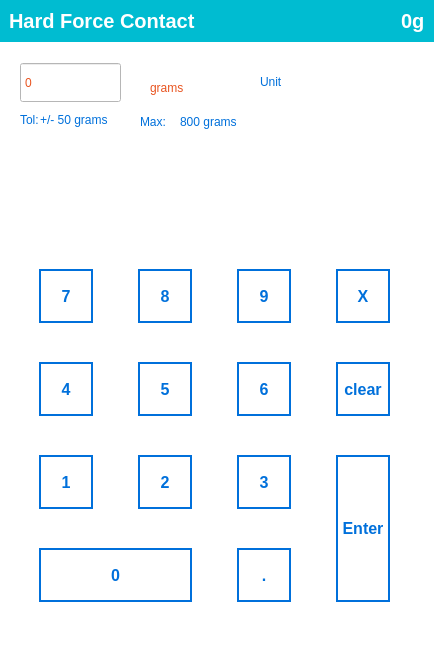
<?xml version="1.0" encoding="UTF-8"?>
<ui version="4.0">
 <class>HardForceContactForm</class>
 <widget class="QWidget" name="HardForceContactForm">
  <property name="geometry">
   <rect>
    <x>0</x>
    <y>0</y>
    <width>434</width>
    <height>652</height>
   </rect>
  </property>
  <property name="sizePolicy">
   <sizepolicy hsizetype="MinimumExpanding" vsizetype="MinimumExpanding">
    <horstretch>0</horstretch>
    <verstretch>0</verstretch>
   </sizepolicy>
  </property>
  <property name="minimumSize">
   <size>
    <width>434</width>
    <height>364</height>
   </size>
  </property>
  <property name="maximumSize">
   <size>
    <width>434</width>
    <height>16000000</height>
   </size>
  </property>
  <property name="styleSheet">
   <string notr="true">background-color: #fff;</string>
  </property>
  <layout class="QVBoxLayout" name="verticalLayout">
   <property name="spacing">
    <number>0</number>
   </property>
   <property name="sizeConstraint">
    <enum>QLayout::SizeConstraint::SetDefaultConstraint</enum>
   </property>
   <property name="leftMargin">
    <number>0</number>
   </property>
   <property name="topMargin">
    <number>0</number>
   </property>
   <property name="rightMargin">
    <number>0</number>
   </property>
   <property name="bottomMargin">
    <number>0</number>
   </property>
   <item>
    <widget class="QWidget" name="widget" native="true">
     <property name="sizePolicy">
      <sizepolicy hsizetype="Minimum" vsizetype="Minimum">
       <horstretch>0</horstretch>
       <verstretch>0</verstretch>
      </sizepolicy>
     </property>
     <property name="maximumSize">
      <size>
       <width>16777215</width>
       <height>52</height>
      </size>
     </property>
     <property name="styleSheet">
      <string notr="true">background-color: #00BCD1;
color: #fff;
font-size: 20px;
font-weight: bold;</string>
     </property>
     <layout class="QHBoxLayout" name="horizontalLayout">
      <item>
       <widget class="QLabel" name="label_3">
        <property name="text">
         <string>Hard Force Contact</string>
        </property>
       </widget>
      </item>
      <item>
       <spacer name="horizontalSpacer">
        <property name="orientation">
         <enum>Qt::Orientation::Horizontal</enum>
        </property>
        <property name="sizeHint" stdset="0">
         <size>
          <width>40</width>
          <height>20</height>
         </size>
        </property>
       </spacer>
      </item>
      <item>
       <widget class="QLabel" name="label">
        <property name="text">
         <string>0g</string>
        </property>
       </widget>
      </item>
     </layout>
    </widget>
   </item>
   <item>
    <layout class="QVBoxLayout" name="verticalLayout_4" stretch="35,75">
     <item>
      <widget class="QWidget" name="widget_2" native="true">
       <property name="styleSheet">
        <string notr="true"/>
       </property>
       <widget class="QSpinBox" name="spinBox">
        <property name="geometry">
         <rect>
          <x>20</x>
          <y>20</y>
          <width>101</width>
          <height>41</height>
         </rect>
        </property>
        <property name="styleSheet">
         <string notr="true">text-align: left;
font: normal normal bold 25px/29px Arial;
letter-spacing: 0px;
color: #E85420;</string>
        </property>
        <property name="buttonSymbols">
         <enum>QAbstractSpinBox::ButtonSymbols::NoButtons</enum>
        </property>
       </widget>
       <widget class="QLabel" name="label_2">
        <property name="geometry">
         <rect>
          <x>150</x>
          <y>30</y>
          <width>91</width>
          <height>31</height>
         </rect>
        </property>
        <property name="styleSheet">
         <string notr="true">text-align: left;
font: normal normal bold 20px/20px Arial;
letter-spacing: 0px;
color: #E85420;
opacity: 1;</string>
        </property>
        <property name="text">
         <string>grams</string>
        </property>
       </widget>
       <widget class="QWidget" name="verticalWidget_2" native="true">
        <property name="geometry">
         <rect>
          <x>260</x>
          <y>10</y>
          <width>91</width>
          <height>191</height>
         </rect>
        </property>
        <layout class="QVBoxLayout" name="verticalLayout_5">
         <item>
          <widget class="QLabel" name="label_4">
           <property name="styleSheet">
            <string notr="true">color: #0070DB;</string>
           </property>
           <property name="text">
            <string>Unit</string>
           </property>
          </widget>
         </item>
         <item>
          <widget class="NavButton" name="gramBtn" native="true">
           <property name="styleSheet">
            <string notr="true">background-color: transparent;</string>
           </property>
          </widget>
         </item>
         <item>
          <widget class="NavButton" name="newtonBtn" native="true">
           <property name="styleSheet">
            <string notr="true">background-color: transparent;</string>
           </property>
          </widget>
         </item>
        </layout>
       </widget>
       <widget class="QLabel" name="label_5">
        <property name="geometry">
         <rect>
          <x>20</x>
          <y>70</y>
          <width>21</width>
          <height>16</height>
         </rect>
        </property>
        <property name="styleSheet">
         <string notr="true">color: #0070DB;</string>
        </property>
        <property name="text">
         <string>Tol:</string>
        </property>
       </widget>
       <widget class="QLabel" name="label_6">
        <property name="geometry">
         <rect>
          <x>40</x>
          <y>70</y>
          <width>81</width>
          <height>16</height>
         </rect>
        </property>
        <property name="styleSheet">
         <string notr="true">color: #0070DB;</string>
        </property>
        <property name="text">
         <string>+/- 50 grams</string>
        </property>
       </widget>
       <widget class="QLabel" name="label_7">
        <property name="geometry">
         <rect>
          <x>140</x>
          <y>70</y>
          <width>31</width>
          <height>20</height>
         </rect>
        </property>
        <property name="styleSheet">
         <string notr="true">color: #0070DB;</string>
        </property>
        <property name="text">
         <string>Max:</string>
        </property>
       </widget>
       <widget class="QLabel" name="label_8">
        <property name="geometry">
         <rect>
          <x>180</x>
          <y>70</y>
          <width>71</width>
          <height>20</height>
         </rect>
        </property>
        <property name="styleSheet">
         <string notr="true">color: #0070DB;</string>
        </property>
        <property name="text">
         <string>800 grams</string>
        </property>
       </widget>
       <widget class="NavButton" name="setZeroBtn" native="true">
        <property name="geometry">
         <rect>
          <x>20</x>
          <y>110</y>
          <width>91</width>
          <height>81</height>
         </rect>
        </property>
        <property name="styleSheet">
         <string notr="true">background-color: transparent;</string>
        </property>
       </widget>
       <widget class="NavButton" name="gotoBtn" native="true">
        <property name="geometry">
         <rect>
          <x>120</x>
          <y>110</y>
          <width>91</width>
          <height>81</height>
         </rect>
        </property>
        <property name="styleSheet">
         <string notr="true">background-color: transparent;</string>
        </property>
       </widget>
      </widget>
     </item>
     <item>
      <widget class="QWidget" name="widget1" native="true">
       <property name="layoutDirection">
        <enum>Qt::LayoutDirection::LeftToRight</enum>
       </property>
       <property name="styleSheet">
        <string notr="true">QPushButton { border: 2px solid #0070DB; background-color: #ffffff; color: #0070DB; font: 16px; font-weight: 700; font-family: arial; width: 50px; height: 50px;}</string>
       </property>
       <widget class="QWidget" name="formLayoutWidget">
        <property name="geometry">
         <rect>
          <x>0</x>
          <y>0</y>
          <width>431</width>
          <height>401</height>
         </rect>
        </property>
        <layout class="QGridLayout" name="gridLayout_2">
         <item row="0" column="0">
          <widget class="QPushButton" name="btn7">
           <property name="sizePolicy">
            <sizepolicy hsizetype="Fixed" vsizetype="Fixed">
             <horstretch>0</horstretch>
             <verstretch>0</verstretch>
            </sizepolicy>
           </property>
           <property name="focusPolicy">
            <enum>Qt::FocusPolicy::NoFocus</enum>
           </property>
           <property name="styleSheet">
            <string notr="true"/>
           </property>
           <property name="text">
            <string>7</string>
           </property>
          </widget>
         </item>
         <item row="1" column="1">
          <widget class="QPushButton" name="btn5">
           <property name="focusPolicy">
            <enum>Qt::FocusPolicy::NoFocus</enum>
           </property>
           <property name="text">
            <string>5</string>
           </property>
          </widget>
         </item>
         <item row="0" column="3">
          <widget class="QPushButton" name="btnBackspace">
           <property name="sizePolicy">
            <sizepolicy hsizetype="Fixed" vsizetype="Fixed">
             <horstretch>0</horstretch>
             <verstretch>0</verstretch>
            </sizepolicy>
           </property>
           <property name="focusPolicy">
            <enum>Qt::FocusPolicy::NoFocus</enum>
           </property>
           <property name="text">
            <string>X</string>
           </property>
          </widget>
         </item>
         <item row="3" column="2">
          <widget class="QPushButton" name="btnBPoint">
           <property name="focusPolicy">
            <enum>Qt::FocusPolicy::NoFocus</enum>
           </property>
           <property name="text">
            <string>.</string>
           </property>
          </widget>
         </item>
         <item row="2" column="0">
          <widget class="QPushButton" name="btn1">
           <property name="focusPolicy">
            <enum>Qt::FocusPolicy::NoFocus</enum>
           </property>
           <property name="text">
            <string>1</string>
           </property>
          </widget>
         </item>
         <item row="1" column="0">
          <widget class="QPushButton" name="btn4">
           <property name="focusPolicy">
            <enum>Qt::FocusPolicy::NoFocus</enum>
           </property>
           <property name="text">
            <string>4</string>
           </property>
          </widget>
         </item>
         <item row="1" column="2">
          <widget class="QPushButton" name="btn6">
           <property name="focusPolicy">
            <enum>Qt::FocusPolicy::NoFocus</enum>
           </property>
           <property name="text">
            <string>6</string>
           </property>
          </widget>
         </item>
         <item row="2" column="3" rowspan="2">
          <widget class="QPushButton" name="btnEnter">
           <property name="sizePolicy">
            <sizepolicy hsizetype="Fixed" vsizetype="Maximum">
             <horstretch>0</horstretch>
             <verstretch>0</verstretch>
            </sizepolicy>
           </property>
           <property name="maximumSize">
            <size>
             <width>16777215</width>
             <height>300</height>
            </size>
           </property>
           <property name="focusPolicy">
            <enum>Qt::FocusPolicy::NoFocus</enum>
           </property>
           <property name="acceptDrops">
            <bool>false</bool>
           </property>
           <property name="layoutDirection">
            <enum>Qt::LayoutDirection::RightToLeft</enum>
           </property>
           <property name="text">
            <string>Enter</string>
           </property>
          </widget>
         </item>
         <item row="0" column="1">
          <widget class="QPushButton" name="btn8">
           <property name="sizePolicy">
            <sizepolicy hsizetype="Fixed" vsizetype="Fixed">
             <horstretch>0</horstretch>
             <verstretch>0</verstretch>
            </sizepolicy>
           </property>
           <property name="focusPolicy">
            <enum>Qt::FocusPolicy::NoFocus</enum>
           </property>
           <property name="text">
            <string>8</string>
           </property>
          </widget>
         </item>
         <item row="2" column="2">
          <widget class="QPushButton" name="btn3">
           <property name="focusPolicy">
            <enum>Qt::FocusPolicy::NoFocus</enum>
           </property>
           <property name="text">
            <string>3</string>
           </property>
          </widget>
         </item>
         <item row="2" column="1">
          <widget class="QPushButton" name="btn2">
           <property name="focusPolicy">
            <enum>Qt::FocusPolicy::NoFocus</enum>
           </property>
           <property name="text">
            <string>2</string>
           </property>
          </widget>
         </item>
         <item row="3" column="0" colspan="2">
          <widget class="QPushButton" name="btn0">
           <property name="focusPolicy">
            <enum>Qt::FocusPolicy::NoFocus</enum>
           </property>
           <property name="text">
            <string>0</string>
           </property>
          </widget>
         </item>
         <item row="0" column="2">
          <widget class="QPushButton" name="btn9">
           <property name="sizePolicy">
            <sizepolicy hsizetype="Fixed" vsizetype="Fixed">
             <horstretch>0</horstretch>
             <verstretch>0</verstretch>
            </sizepolicy>
           </property>
           <property name="focusPolicy">
            <enum>Qt::FocusPolicy::NoFocus</enum>
           </property>
           <property name="text">
            <string>9</string>
           </property>
          </widget>
         </item>
         <item row="1" column="3">
          <widget class="QPushButton" name="btnClear">
           <property name="focusPolicy">
            <enum>Qt::FocusPolicy::NoFocus</enum>
           </property>
           <property name="text">
            <string>clear</string>
           </property>
          </widget>
         </item>
        </layout>
       </widget>
      </widget>
     </item>
    </layout>
   </item>
  </layout>
 </widget>
 <customwidgets>
  <customwidget>
   <class>NavButton</class>
   <extends>QWidget</extends>
   <header>Views/Components/NavButton.h</header>
   <container>1</container>
  </customwidget>
 </customwidgets>
 <tabstops>
  <tabstop>spinBox</tabstop>
 </tabstops>
 <resources>
  <include location="../resources.qrc"/>
 </resources>
 <connections/>
</ui>
